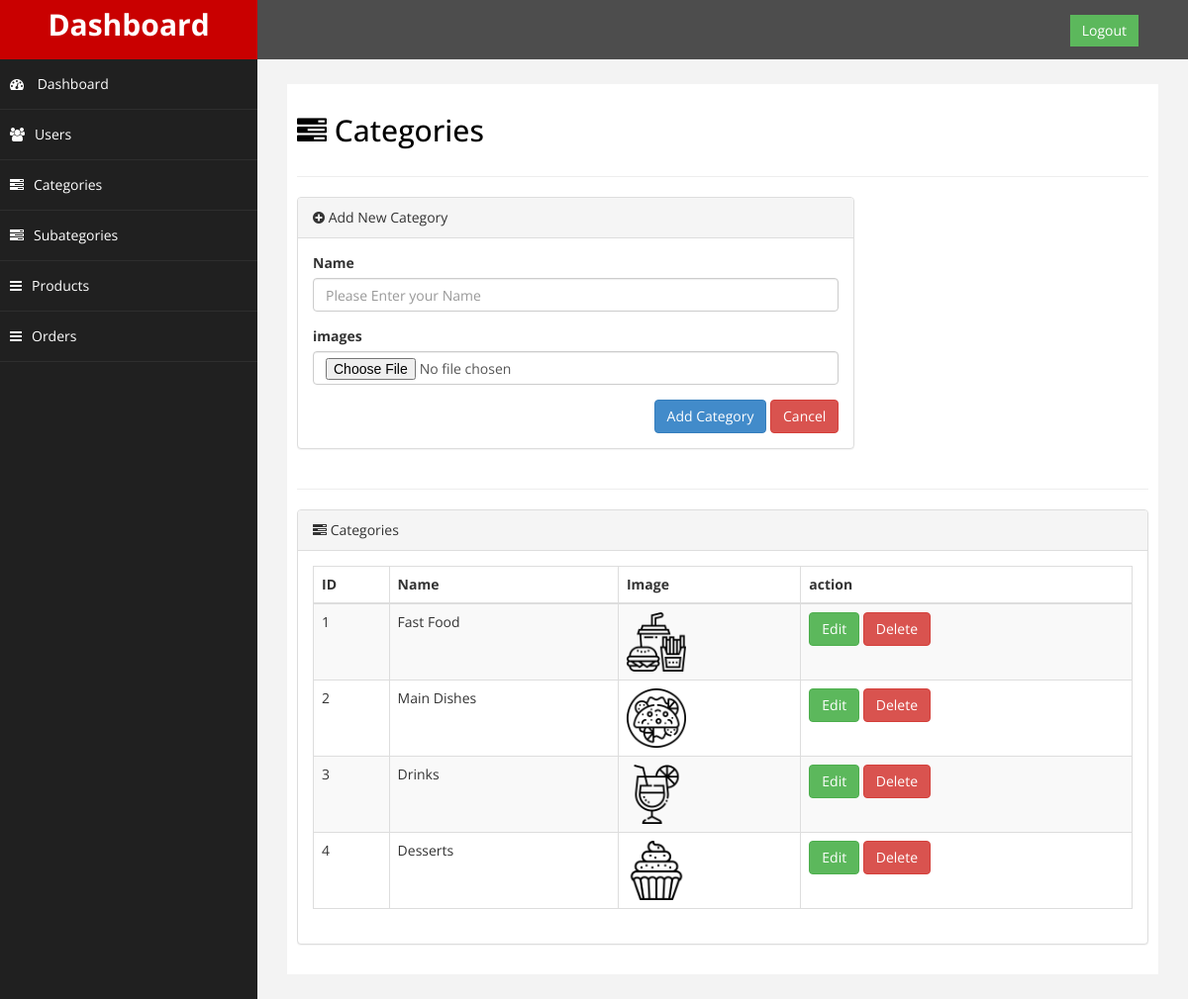
/admin/categories.php (signed in), run on the app's committed database.
### tables this page shows
CREATE TABLE `categories` (
  `id` int(11) NOT NULL,
  `name` varchar(40) NOT NULL,
  `photo` varchar(255) NOT NULL
);

### admin/categories.php (the view, shortened to what this page needs)
<?php
include('header.php');
?>
<div id="page-wrapper">
    <div id="page-inner">
        <div class="row">
            <div class="col-md-12">
                <h2><i class="fa fa-tasks"></i> Categories</h2>
            </div>
        </div>
        <hr />
        <div class="row">
            <div class="col-md-8">
                <div class="panel panel-default">
                    <div class="panel-heading">
                        <i class="fa fa-plus-circle"></i> Add New Category
                    </div>
                    <div class="panel-body">
                        <div class="row">
                            <div class="col-md-12">
                                <form role="form" method="post" enctype="multipart/form-data">
                                    <div class="form-group">
                                        <label>Name</label>
                                        <input type="text" placeholder="Please Enter your Name " class="form-control"
                                            name="name" />
                                    </div>
                                    <div class="form-group">
                                        <label>images</label>
                                        <input type="file" class="form-control" name="file" required>
                                    </div>
                                    <div style="float:right;">
                                        <button type="submit" name="submit" class="btn btn-primary">Add
                                            Category</button>
                                        <button type="reset" class="btn btn-danger">Cancel</button>
                                    </div>
                            </div>
                        </div>
                    </div>
                </div>
            </div>
        </div>
        <hr />
        <div class="row">
            <div class="col-md-12">
                <div class="panel panel-default">
                    <div class="panel-heading">
                        <i class="fa fa-tasks"></i> Categories
                    </div>
                    <div class="panel-body">
                        <div class="table-responsive">
                            <table class="table table-striped table-bordered table-hover " id="dataTables-example">
                                <thead>
                                    <tr>
                                        <th>ID</th>
                                        <th>Name</th>
                                        <th>Image</th>
                                        <th>action</th>
                                    </tr>
                                </thead>
                                <tbody>
                                    <?php
                                    $stm = $db->prepare("select * from categories");
                                    $stm->execute();
                                    if ($stm->rowCount()) {
                                        foreach ($stm->fetchAll() as $row) {
                                            $id = $row['id'];
                                            $name = $row['name'];
                                            $image_name= $row['photo'];
                                    ?>
                                    <tr class="odd gradeX">
                                        <td><?php echo $id  ?></td>
                                        <td><?php echo $name ?></td>
                                        <td><img src="upload/<?php echo  $image_name ?>
                                        " alt="not found" width="60px"></td>
                                        <td>
                                            <a href="editcategory.php?action=edit&id=<?php echo $id ?>" class='btn btn-success'>Edit</a>
                                            <a href="?action=delete&id=<?php echo $id ?>" class='btn btn-danger'
                                            onclick= "return confirm('Are You Sure !!')">Delete</a>
                                        </td>
                                    </tr>
                                    <?php  }
                                    } else { ?>
                                    <div class='alert alert-danger'>Not Row </div>
                                    <?php } ?>
                                </tbody>
                            </table>
                        </div>
                    </div>
                </div>
            </div>
        </div>
    </div>
</div>
</div>
<?php
include('footer.php');
?>

### admin/header.php (shortened to what this page needs)
<!DOCTYPE html>
<html xmlns="http://www.w3.org/1999/xhtml">
<head>
    <link href="include/assets/css/bootstrap.css" rel="stylesheet" />
    <link href="include/assets/css/font-awesome.css" rel="stylesheet" />
    <link href="include/assets/js/morris/morris-0.4.3.min.css" rel="stylesheet" />
    <link href="include/assets/css/custom.css" rel="stylesheet" />
</head>
<body>
    <div id="wrapper">
        <nav class="navbar navbar-default navbar-cls-top " role="navigation" style="margin-bottom: 0">
            <div class="navbar-header">
                <a class="navbar-brand" href="index.php">Dashboard</a>
            </div>
            <div style="color: white;
padding: 15px 50px 5px 50px;
float: right;
font-size: 16px;"><a href="logout.php" onclick="return confirm('logout from this website?');"  class="btn btn-success square-btn-adjust">Logout</a> </div>
        </nav>
        <nav class="navbar-default navbar-side" role="navigation">
            <div class="sidebar-collapse">
                <ul class="nav" id="main-menu">
                    <li>
                        <a href="index.php"><i class="fa fa-dashboard"></i> Dashboard</a>
                    </li>
                    <li>
                        <a href="user.php"><i class="fa fa-users "></i>Users</a>
                    </li>
                    <li>
                        <a href="categories.php"><i class="fa fa-tasks"></i>Categories </a>
                    </li>
                    <li>
                        <a href="subcategories.php"><i class="fa fa-tasks"></i>Subategories </a>
                    </li>
                    <li>
                        <a href="products.php"><i class="fa fa-bars"></i>Products</a>
                    </li>
                    <li>
                        <a href="order.php"><i class="fa fa-bars"></i>Orders</a>
                    </li>
                </ul>
            </div>
        </nav>

### admin/footer.php (shortened to what this page needs)
</body>
</html>

### admin/include/assets/css/custom.css (style rules this page uses)
body { font-family: 'Open Sans', sans-serif; }
#wrapper { width: 100%; background:#202020; }
#page-wrapper { padding: 15px 15px; min-height: 600px; background:#F3F3F3; }
#page-inner { width:100%; margin:10px 20px 10px 0px; background-color:#fff!important; padding:10px; min-height:600px; }
h2 { color: #000; }
.square-btn-adjust { border: 0px solid transparent; -webkit-border-radius: 0px; -moz-border-radius: 0px; border-radius: 0px; }
.navbar-cls-top .navbar-brand { color: #fff; background: #3D9B34;; width: 260px; text-align: center; height: 60px; font-size: 30px; font-weight: 700; }
.sidebar-collapse , .sidebar-collapse .nav { background:none; }
.sidebar-collapse .nav { padding:0; }
.sidebar-collapse .nav > li > a { color:#fff; background:#202020; text-shadow:none; }
.sidebar-collapse > .nav > li > a { padding:15px 10px; }
.sidebar-collapse > .nav > li { border-bottom: 1px solid rgba(107, 108, 109, 0.19); }
.navbar-side { border:none; background-color: #202020; }
.navbar-cls-top { background:#4D4D4D; border-bottom:none; }
.navbar-default { border:0px solid black; }
.navbar-header { background: #A70303; }
.nav > li > a > i { margin-right:10px; }
@media (min-width:768px) { #page-wrapper { margin: 0 0 0 260px; padding: 15px 30px; } }
@media (min-width:768px) { .navbar-side { z-index: 1; position: absolute; width: 260px; } }
@media (min-width:768px) { .navbar { border-radius: 0px; } }

### data on the page
categories: id "1", name "Fast Food", photo (picture)
categories: id "2", name "Main Dishes", photo (picture)
categories: id "3", name "Drinks", photo (picture)
categories: id "4", name "Desserts", photo (picture)
